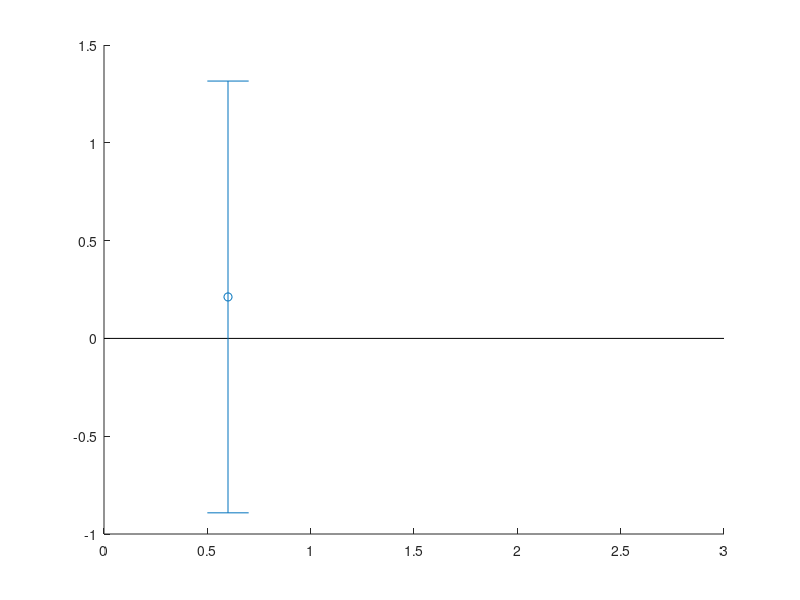

Write the MATLAB code that produced this figure. (Note: this script raises an error after producing the figure.)
function spaghetti_plot(varargin)
  %
  % Plots distributions side by side. The spaghetti plot can be used to plot
  % paired data.
  %
  % USAGE::
  %
  % spaghetti_plot(data, ...
  %               'spaghetti', true, ...
  %               'fontSize', 12, ...
  %               'xTickLabel', 1:2, ...
  %               'xLabel', 'x label', ...
  %               'yLabel', 'y label', ...
  %               'yMin', [], ...
  %               'yMax', [], ...
  %               'title', 'TITLE', ...
  %               'markerSize', 5, ...
  %               'color', [0 0 255]);
  %
  %
  % :param data: Data to plot. If number of colums <= 2 the mean of each column
  %              will be plotted.
  % :type data: n X m numeric data
  %
  % :param spaghetti: To use spaghetti plot or just a side by side scatter plot.
  %                   If ``false``, it requires ``shadedErrorBar`` from Matlab
  %                   Exhange.
  % :type spaghetti: logical
  %
  % :param fontSize: Default to 12
  % :type fontSize: numeric
  %
  % :param xTickLabel: Default to ``[1 2]``
  % :type xTickLabel:
  %
  % :param xLabel: defaults to ``'x label'``
  % :type xLabel: char
  %
  % :param yLabel: defaults to ``'y label'``
  % :type yLabel: char
  %
  % :param yMin: defaults to ``[]`` and will be adapted to the data
  % :type yMin: scalar
  %
  % :param yMax: defaults to ``[]`` and will be adapted to the data
  % :type yMax: scalar
  %
  % :param title: defaults to ``'TITLE'``
  % :type title: char
  %
  % :param markerSize: Default to 5
  % :type markerSize: numeric
  %
  % :param color: Defaults to ``'b'``
  % :type color:
  %
  %
  % (C) Copyright 2022 Remi Gau

  args = inputParser;
  args.CaseSensitive = false;

  addOptional(args, 'data', [], @isnumeric);
  addParameter(args, 'spaghetti', true, @islogical);
  addParameter(args, 'fontSize', 12, @isnumeric);
  addParameter(args, 'xTickLabel', 1:2);
  addParameter(args, 'xLabel', 'x label', @ischar);
  addParameter(args, 'yLabel', 'y label', @ischar);
  addParameter(args, 'yMin', [], @isnumeric);
  addParameter(args, 'yMax', [], @isnumeric);
  addParameter(args, 'title', 'TITLE', @ischar);
  addParameter(args, 'markerSize', 5, @isnumeric);
  addParameter(args, 'color', [0 0 255], @isnumeric);
  addParameter(args, 'dispersion_estimator', 'std', @ischar);

  parse(args, varargin{:});

  data = args.Results.data;
  spaghetti = args.Results.spaghetti;
  fontSize = args.Results.fontSize;
  markerSize = args.Results.markerSize;
  dispersion_estimator = args.Results.dispersion_estimator;

  color = args.Results.color;
  color = color / 255;

  % dummy data for standalone testing
  if isempty(data)

    close all;

    figure;

    data = randn(30, 1);
    data(:, 2) = data + randn * 0.4 + randn(30, 1) * 0.4;

  end

  % any line with a nan is skipped;
  rows_to_keep = all(~isnan(data), 2);
  data = data(rows_to_keep, :);
  if isempty(data)
    error('no data left after cleaning');
  end

  %%
  nb_cols = size(data, 2);

  yMin = args.Results.yMin;

  if isempty(yMin)
    yMin = min(data(:)) * 1.2;
  end
  if yMin > 0
    yMin = 0;
  end

  yMax = args.Results.yMax;
  if isempty(yMax)
    yMax = max(data(:)) * 1.2;
  end
  if yMax  < 0
    yMax = 0;
  end

  range = yMax - yMin;

  x_values_for_data = 1:nb_cols;
  xMin = 0.6;
  xMax = nb_cols + 0.4;

  if nb_cols <= 2
    x_values_for_mean = [0.6, 2.4];
    x_values_for_data = [1.1, 1.9];
    xMin = x_values_for_mean(1) - 0.2;
    xMax = x_values_for_mean(nb_cols) + 0.2;
  end

  if nb_cols == 1
    spaghetti = false;
    xMax = 1.6;
  end

  %%
  hold on;

  plot([0 nb_cols + 1], [0 0], 'k');

  for i_col = 1:nb_cols

    to_plot = data(:, i_col);

    if ~spaghetti
      h = plotSpread(to_plot, 'distributionIdx', ones(1, numel(to_plot)), ...
                     'distributionMarkers', {'o'}, ...
                     'distributionColors', color, ...
                     'xValues', x_values_for_data(i_col), ...
                     'showMM', 0, ...
                     'binWidth', range * 0.2, ...
                     'spreadWidth', 0.5);

      set(h{1}, ...
          'markerSize', markerSize, ...
          'MarkerEdgeColor', 'k', ...
          'MarkerFaceColor', color, ...
          'LineWidth', 2);

    end

    % plot means
    if nb_cols <= 2

      dispersion = std(to_plot, 'omitnan');
      switch dispersion_estimator
        case 'sem'
          dispersion = dispersion / (sum(~isnan(to_plot)))^0.5;
        case 'ci'
          ci = spm_invNcdf(1 - 0.05);
          dispersion = ci * dispersion / (sum(~isnan(to_plot)))^0.5;
      end

      errorbar(x_values_for_mean(i_col), ...
               mean(to_plot, 'omitnan'), ...
               dispersion, ...
               'o', ...
               'color', color, ...
               'linewidth', 2, ...
               'markerSize', markerSize * 1.5, ...
               'MarkerEdgeColor', 'k', ...
               'MarkerFaceColor', color);

    end

  end

  if spaghetti
    lineColor = color * 1.3;
    lineColor(lineColor > 1) = 1;
    h = plot(x_values_for_data, data, 'o-');
    for i = 1:numel(h)
      set(h(i), ...
          'color', lineColor, ...
          'linewidth', 1, ...
          'MarkerSize', markerSize, ...
          'MarkerEdgeColor', 'k', ...
          'MarkerFaceColor', color);
    end
  end

  axis([xMin, xMax,  yMin, yMax]);

  abs_max = round(max(abs([yMin yMax])) * 100);
  yTickLabel = round(-2 * abs_max:abs_max / 8:abs_max * 2) / 100;

  xTickLabel = args.Results.xTickLabel;
  if isnumeric(xTickLabel)
    xTickLabel = num2cell(xTickLabel);
    xTickLabel = cellfun(@(x) num2str(x), xTickLabel, 'UniformOutput', false);
  end

  xTickLabel = strrep(xTickLabel, '_', ' ');

  set(gca, ...
      'fontSize', fontSize, ...
      'ytick', yTickLabel, 'yTickLabel', yTickLabel, ...
      'xtick', 1:nb_cols, 'xTickLabel', xTickLabel, ...
      'tickLength', [.02 .02], ...
      'tickDir', 'out');

  t = xlabel(args.Results.xLabel);
  set(t, 'fontSize', fontSize + 2);
  t = ylabel(args.Results.yLabel);
  set(t, 'fontSize', fontSize + 2);

  % any line with a nan is skipped;
  n = size(data, 1);
  t = title(sprintf('%s (n=%i)', ...
                    args.Results.title, ...
                    n));
  set(t, 'fontSize', fontSize + 4);

end
